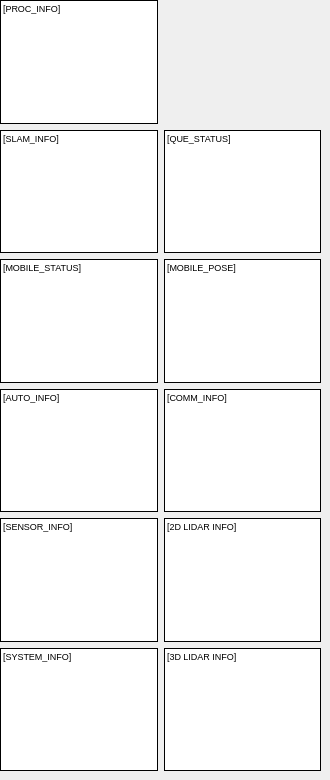
      <widget class="QWidget" name="tab_4">
       <attribute name="title">
        <string>Page</string>
       </attribute>
       <widget class="QWidget" name="layoutWidget_2">
        <property name="geometry">
         <rect>
          <x>0</x>
          <y>0</y>
          <width>321</width>
          <height>771</height>
         </rect>
        </property>
        <layout class="QGridLayout" name="gridLayout_3">
         <property name="sizeConstraint">
          <enum>QLayout::SetDefaultConstraint</enum>
         </property>
         <item row="4" column="1">
          <widget class="QLabel" name="lb_LidarInfo_2D">
           <property name="sizePolicy">
            <sizepolicy hsizetype="Preferred" vsizetype="Preferred">
             <horstretch>0</horstretch>
             <verstretch>0</verstretch>
            </sizepolicy>
           </property>
           <property name="font">
            <font>
             <pointsize>7</pointsize>
            </font>
           </property>
           <property name="styleSheet">
            <string notr="true">background-color: rgb(255, 255, 255);</string>
           </property>
           <property name="frameShape">
            <enum>QFrame::Box</enum>
           </property>
           <property name="text">
            <string>[2D LIDAR INFO]</string>
           </property>
           <property name="alignment">
            <set>Qt::AlignLeading|Qt::AlignLeft|Qt::AlignTop</set>
           </property>
           <property name="wordWrap">
            <bool>true</bool>
           </property>
          </widget>
         </item>
         <item row="5" column="0">
          <widget class="QLabel" name="lb_SystemInfo">
           <property name="sizePolicy">
            <sizepolicy hsizetype="Preferred" vsizetype="Preferred">
             <horstretch>0</horstretch>
             <verstretch>0</verstretch>
            </sizepolicy>
           </property>
           <property name="font">
            <font>
             <pointsize>7</pointsize>
            </font>
           </property>
           <property name="styleSheet">
            <string notr="true">background-color: rgb(255, 255, 255);</string>
           </property>
           <property name="frameShape">
            <enum>QFrame::Box</enum>
           </property>
           <property name="text">
            <string>[SYSTEM_INFO]</string>
           </property>
           <property name="alignment">
            <set>Qt::AlignLeading|Qt::AlignLeft|Qt::AlignTop</set>
           </property>
           <property name="wordWrap">
            <bool>true</bool>
           </property>
          </widget>
         </item>
         <item row="0" column="0">
          <widget class="QLabel" name="lb_ProcTimeInfo">
           <property name="sizePolicy">
            <sizepolicy hsizetype="Preferred" vsizetype="Preferred">
             <horstretch>0</horstretch>
             <verstretch>0</verstretch>
            </sizepolicy>
           </property>
           <property name="font">
            <font>
             <pointsize>7</pointsize>
            </font>
           </property>
           <property name="focusPolicy">
            <enum>Qt::NoFocus</enum>
           </property>
           <property name="styleSheet">
            <string notr="true">background-color: rgb(255, 255, 255);</string>
           </property>
           <property name="frameShape">
            <enum>QFrame::Box</enum>
           </property>
           <property name="text">
            <string>[PROC_INFO]</string>
           </property>
           <property name="alignment">
            <set>Qt::AlignLeading|Qt::AlignLeft|Qt::AlignTop</set>
           </property>
           <property name="wordWrap">
            <bool>true</bool>
           </property>
          </widget>
         </item>
         <item row="3" column="1">
          <widget class="QLabel" name="lb_CommInfo">
           <property name="sizePolicy">
            <sizepolicy hsizetype="Preferred" vsizetype="Preferred">
             <horstretch>0</horstretch>
             <verstretch>0</verstretch>
            </sizepolicy>
           </property>
           <property name="font">
            <font>
             <pointsize>7</pointsize>
            </font>
           </property>
           <property name="styleSheet">
            <string notr="true">background-color: rgb(255, 255, 255);</string>
           </property>
           <property name="frameShape">
            <enum>QFrame::Box</enum>
           </property>
           <property name="text">
            <string>[COMM_INFO]</string>
           </property>
           <property name="alignment">
            <set>Qt::AlignLeading|Qt::AlignLeft|Qt::AlignTop</set>
           </property>
           <property name="wordWrap">
            <bool>true</bool>
           </property>
          </widget>
         </item>
         <item row="2" column="0">
          <widget class="QLabel" name="lb_MobileStatusInfo">
           <property name="sizePolicy">
            <sizepolicy hsizetype="Preferred" vsizetype="Preferred">
             <horstretch>0</horstretch>
             <verstretch>0</verstretch>
            </sizepolicy>
           </property>
           <property name="font">
            <font>
             <pointsize>7</pointsize>
            </font>
           </property>
           <property name="styleSheet">
            <string notr="true">background-color: rgb(255, 255, 255);</string>
           </property>
           <property name="frameShape">
            <enum>QFrame::Box</enum>
           </property>
           <property name="text">
            <string>[MOBILE_STATUS]</string>
           </property>
           <property name="alignment">
            <set>Qt::AlignLeading|Qt::AlignLeft|Qt::AlignTop</set>
           </property>
           <property name="wordWrap">
            <bool>true</bool>
           </property>
          </widget>
         </item>
         <item row="1" column="0">
          <widget class="QLabel" name="lb_SlamInfo">
           <property name="sizePolicy">
            <sizepolicy hsizetype="Preferred" vsizetype="Preferred">
             <horstretch>0</horstretch>
             <verstretch>0</verstretch>
            </sizepolicy>
           </property>
           <property name="font">
            <font>
             <pointsize>7</pointsize>
            </font>
           </property>
           <property name="focusPolicy">
            <enum>Qt::NoFocus</enum>
           </property>
           <property name="styleSheet">
            <string notr="true">background-color: rgb(255, 255, 255);</string>
           </property>
           <property name="frameShape">
            <enum>QFrame::Box</enum>
           </property>
           <property name="text">
            <string>[SLAM_INFO]</string>
           </property>
           <property name="alignment">
            <set>Qt::AlignLeading|Qt::AlignLeft|Qt::AlignTop</set>
           </property>
           <property name="wordWrap">
            <bool>true</bool>
           </property>
          </widget>
         </item>
         <item row="1" column="1">
          <widget class="QLabel" name="lb_QueInfo">
           <property name="sizePolicy">
            <sizepolicy hsizetype="Preferred" vsizetype="Preferred">
             <horstretch>0</horstretch>
             <verstretch>0</verstretch>
            </sizepolicy>
           </property>
           <property name="font">
            <font>
             <pointsize>7</pointsize>
            </font>
           </property>
           <property name="styleSheet">
            <string notr="true">background-color: rgb(255, 255, 255);</string>
           </property>
           <property name="frameShape">
            <enum>QFrame::Box</enum>
           </property>
           <property name="text">
            <string>[QUE_STATUS]</string>
           </property>
           <property name="alignment">
            <set>Qt::AlignLeading|Qt::AlignLeft|Qt::AlignTop</set>
           </property>
           <property name="wordWrap">
            <bool>true</bool>
           </property>
          </widget>
         </item>
         <item row="5" column="1">
          <widget class="QLabel" name="lb_LidarInfo_3D">
           <property name="sizePolicy">
            <sizepolicy hsizetype="Preferred" vsizetype="Preferred">
             <horstretch>0</horstretch>
             <verstretch>0</verstretch>
            </sizepolicy>
           </property>
           <property name="font">
            <font>
             <pointsize>7</pointsize>
            </font>
           </property>
           <property name="styleSheet">
            <string notr="true">background-color: rgb(255, 255, 255);</string>
           </property>
           <property name="frameShape">
            <enum>QFrame::Box</enum>
           </property>
           <property name="text">
            <string>[3D LIDAR INFO]</string>
           </property>
           <property name="alignment">
            <set>Qt::AlignLeading|Qt::AlignLeft|Qt::AlignTop</set>
           </property>
           <property name="wordWrap">
            <bool>true</bool>
           </property>
          </widget>
         </item>
         <item row="4" column="0">
          <widget class="QLabel" name="lb_SensorInfo">
           <property name="sizePolicy">
            <sizepolicy hsizetype="Preferred" vsizetype="Preferred">
             <horstretch>0</horstretch>
             <verstretch>0</verstretch>
            </sizepolicy>
           </property>
           <property name="font">
            <font>
             <pointsize>7</pointsize>
            </font>
           </property>
           <property name="styleSheet">
            <string notr="true">background-color: rgb(255, 255, 255);</string>
           </property>
           <property name="frameShape">
            <enum>QFrame::Box</enum>
           </property>
           <property name="text">
            <string>[SENSOR_INFO]</string>
           </property>
           <property name="alignment">
            <set>Qt::AlignLeading|Qt::AlignLeft|Qt::AlignTop</set>
           </property>
           <property name="wordWrap">
            <bool>true</bool>
           </property>
          </widget>
         </item>
         <item row="3" column="0">
          <widget class="QLabel" name="lb_AutoInfo">
           <property name="sizePolicy">
            <sizepolicy hsizetype="Preferred" vsizetype="Preferred">
             <horstretch>0</horstretch>
             <verstretch>0</verstretch>
            </sizepolicy>
           </property>
           <property name="font">
            <font>
             <pointsize>7</pointsize>
            </font>
           </property>
           <property name="styleSheet">
            <string notr="true">background-color: rgb(255, 255, 255);</string>
           </property>
           <property name="frameShape">
            <enum>QFrame::Box</enum>
           </property>
           <property name="text">
            <string>[AUTO_INFO]</string>
           </property>
           <property name="alignment">
            <set>Qt::AlignLeading|Qt::AlignLeft|Qt::AlignTop</set>
           </property>
           <property name="wordWrap">
            <bool>true</bool>
           </property>
          </widget>
         </item>
         <item row="2" column="1">
          <widget class="QLabel" name="lb_MobilePoseInfo">
           <property name="sizePolicy">
            <sizepolicy hsizetype="Preferred" vsizetype="Preferred">
             <horstretch>0</horstretch>
             <verstretch>0</verstretch>
            </sizepolicy>
           </property>
           <property name="font">
            <font>
             <pointsize>7</pointsize>
            </font>
           </property>
           <property name="styleSheet">
            <string notr="true">background-color: rgb(255, 255, 255);</string>
           </property>
           <property name="frameShape">
            <enum>QFrame::Box</enum>
           </property>
           <property name="text">
            <string>[MOBILE_POSE]</string>
           </property>
           <property name="alignment">
            <set>Qt::AlignLeading|Qt::AlignLeft|Qt::AlignTop</set>
           </property>
           <property name="wordWrap">
            <bool>true</bool>
           </property>
          </widget>
         </item>
        </layout>
       </widget>
      </widget>
